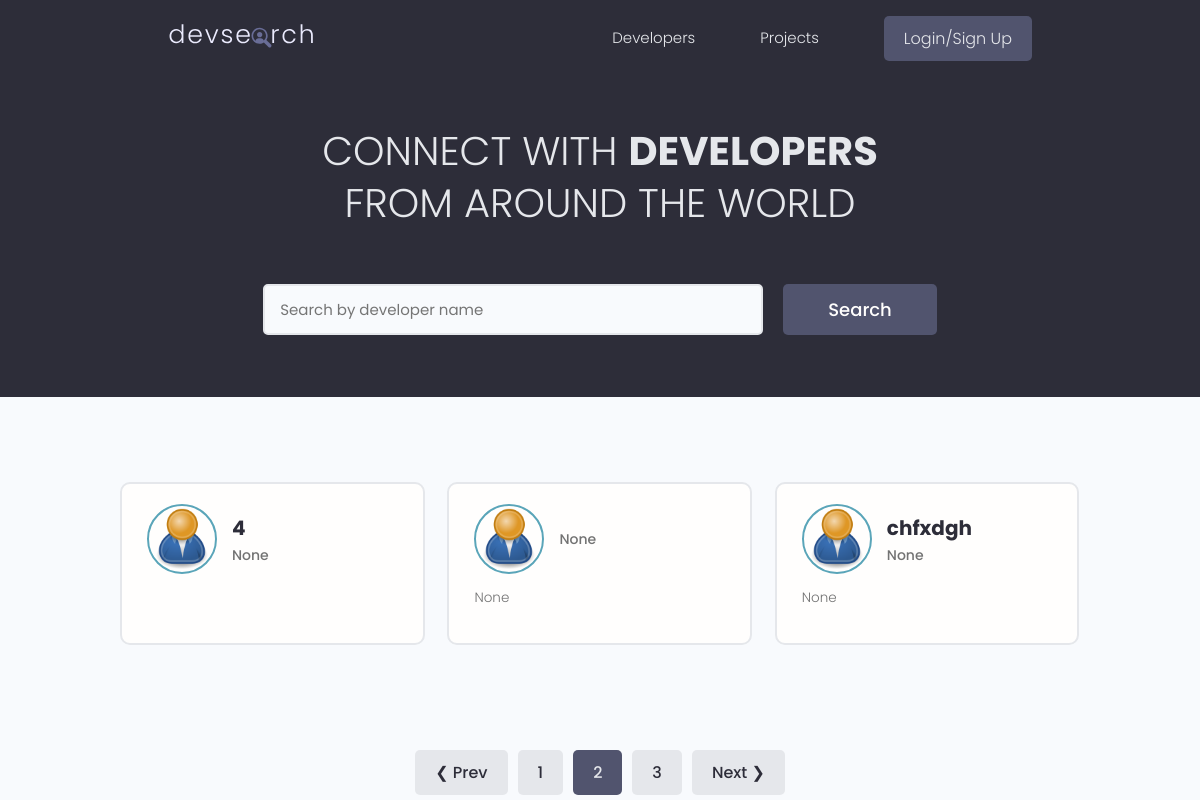
The app's page /?page=2, older data.
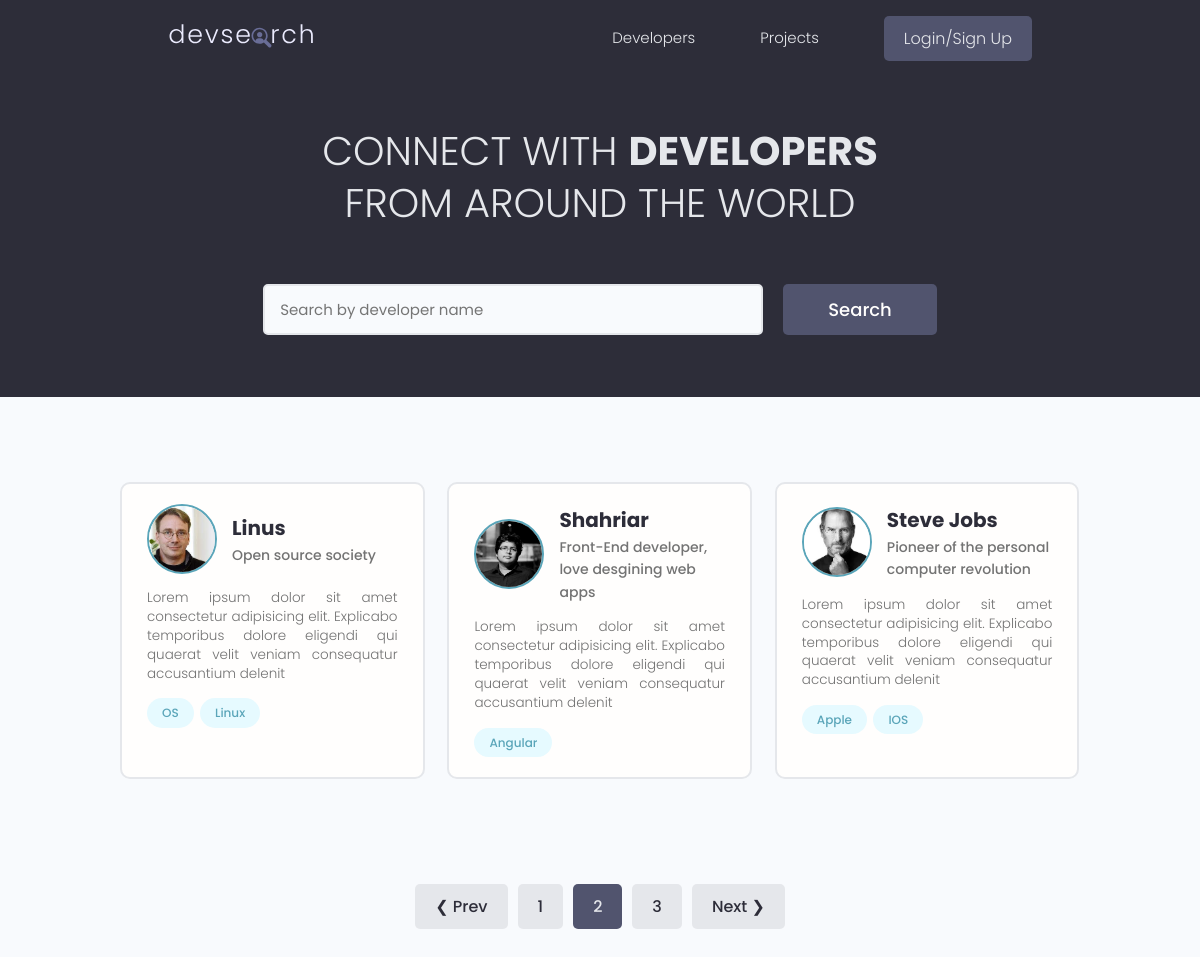
The same page, newer data.
### users/models.py (models this page shows, shortened)
class Profile(models.Model):
    user = models.OneToOneField(User, on_delete=models.CASCADE, null=True, blank=True)
    name = models.CharField(max_length=200, null=True, blank=True)
    email = models.EmailField(max_length=200, blank=True, null=True)
    username = models.CharField(max_length=200, null=True, blank=True)
    location = models.CharField(max_length=200, null=True, blank=True)
    short_intro = models.CharField(max_length=200, blank=True, null=True)
    bio = models.TextField(blank=True, null=True)
    profile_image = models.ImageField(null=True, blank=True,
                                      upload_to='profiles/', default='profiles/user-default.png')
    social_github = models.CharField(max_length=200, blank=True, null=True)
    social_twitter = models.CharField(max_length=200, blank=True, null=True)
    social_linkedin = models.CharField(max_length=200, blank=True, null=True)
    social_website = models.CharField(max_length=200, blank=True, null=True)
    created = models.DateTimeField(auto_now_add=True)
    id = models.UUIDField(default=uuid.uuid4, unique=True,
                          primary_key=True, editable=False)
    class Meta:
        ordering = ['profile_image']

class Skill(models.Model):
    owner = models.ForeignKey(Profile, null=True, blank=True,
                              on_delete=models.CASCADE)
    name = models.CharField(max_length=200, null=True, blank=True)
    description = models.TextField(null=True, blank=True)
    created = models.DateTimeField(auto_now_add=True)
    id = models.UUIDField(default=uuid.uuid4, unique=True,
                          primary_key=True, editable=False)
    def __str__(self):
        return str(self.name)

### users/views.py (the view)
# urls.py: path('', views.profiles, name='profiles'),
def profiles(request):
    profiles, search_query = searchProfiles(request)
    profiles, custom_range = paginateProfiles(request, profiles, 3)
    context = {
        'profiles': profiles,
        'search_query': search_query,
        'custom_range': custom_range,
    }
    return render(request, 'users/profiles.html', context)

### users/uttils.py (called while the page is built)
def searchProfiles(request):
    search_query = ''
    if request.GET.get('search_query'):
        search_query = request.GET.get('search_query')
    skills = Skill.objects.filter(name__icontains=search_query)
    profiles = Profile.objects.distinct().filter(
        Q(name__icontains=search_query)|
        Q(short_intro__icontains=search_query) |
        Q(skill__in=skills)
    )
    return profiles, search_query

def paginateProfiles(request, profiles, results):
    page = request.GET.get('page')
    paginator = Paginator(profiles, results)
    try:
        profiles = paginator.page(page)
    except PageNotAnInteger:
        page = 1
        profiles = paginator.page(page)
    except EmptyPage:
        page = paginator.num_pages
        profiles = paginator.page(page)
    leftIndex = (int(page) - 2)
    if leftIndex < 1:
        leftIndex = 1
    rightIndex = (int(page) + 3)
    if rightIndex > paginator.num_pages:
        rightIndex = paginator.num_pages
    custom_range = range(leftIndex, rightIndex + 1)
    return profiles, custom_range

### users/templates/users/profiles.html (shortened to what this page needs)
{% extends 'main.html' %}
{% block content %}
<main class="home">
    <section class="hero-section text-center">
      <div class="container container--narrow">
        <div class="hero-section__box">
          <h2>CONNECT WITH <span>DEVELOPERS</span></h2>
          <h2>FROM AROUND THE WORLD</h2>
        </div>
        <div class="hero-section__search">
          <form id="searchForm" class="form" action="{% url 'profiles' %}" method="get">
            <div class="form__field">
              <input class="input input--text" id="formInput#search" type="text" name="search_query"
                value="{{search_query}}" placeholder="Search by developer name" />
            </div>
            <input class="btn btn--sub btn--lg" type="submit" value="Search" />
          </form>
        </div>
      </div>
    </section>
    <section class="devlist">
      <div class="container">
        <div class="grid grid--three">
            {% for profile in profiles %}
          <div class="column card">
            <div class="dev">
              <a href="{% url 'user-profile' profile.id %}" class="card__body">
                <div class="dev__profile">
                  <img class="avatar avatar--md" src="{{profile.profile_image.url}}" alt="image" />
                  <div class="dev__meta">
                    <h3>{{profile.name}}</h3>
                    <h5>{{profile.short_intro}}</h5>
                  </div>
                </div>
                <p class="dev__info">
                    {{profile.bio|slice:"150"}}
                </p>
                <div class="dev__skills">
                    {% for skill in profile.skill_set.all|slice:"5" %}
                  <span class="tag tag--pill tag--main">
                    <small>{{skill}}</small>
                  </span>
                    {% endfor %}
                </div>
              </a>
            </div>
          </div>
          {% endfor %}
        </div>
      </div>
      {% include 'pagination.html' with queryset=profiles %}
    </section>
  </main>
{% endblock %}

Row changes from the older to the newer data that the page shows:
removed Profile: profile_image (placeholder picture), name "4", short_intro "None"
removed Profile: profile_image (placeholder picture), short_intro "None", bio "None"
removed Profile: profile_image (placeholder picture), name "chfxdgh", short_intro "None", bio "None"
added Profile: profile_image (picture), name "Linus", short_intro "Open source society", bio "Lorem ipsum dolor sit amet consectetur adipisicing elit. Explicabo temporibus dolore eligendi qui quaerat velit veniam consequatur accusantium delenit"
added Skill: name "OS", shown under "Linus"
added Skill: name "Linux", shown under "Linus"
added Profile: profile_image (picture), name "Shahriar", short_intro "Front-End developer, love desgining web apps", bio "Lorem ipsum dolor sit amet consectetur adipisicing elit. Explicabo temporibus dolore eligendi qui quaerat velit veniam consequatur accusantium delenit"
added Skill: name "Angular", shown under "Shahriar"
added Profile: profile_image (picture), name "Steve Jobs", short_intro "Pioneer of the personal computer revolution", bio "Lorem ipsum dolor sit amet consectetur adipisicing elit. Explicabo temporibus dolore eligendi qui quaerat velit veniam consequatur accusantium delenit"
added Skill: name "Apple", shown under "Steve Jobs"
added Skill: name "IOS", shown under "Steve Jobs"
